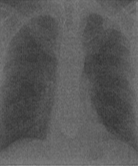
#> input picture Computer Vision/xray.PNG, 138 x 166 px, found by its file name
$ python pre_processings.py
#> lines starting #> are read from the running program, lines starting #| are printed output that depends on the picture
# -*- coding: utf-8 -*-
"""
Created on Tue Oct 27 12:45:23 2020

@author: emnas
"""
import cv2 as cv
import matplotlib.pyplot as plt
import numpy as np
im1=cv.imread('xray.png',0)
#> im1 is the input picture: shape (166, 138); min 51, max 138, mean 88.8
q=8;
l=cv.imread('xray.png',0)
mp=(2**q)-1
a= l.min()
#> a = 51
b=l.max()
#> b = 138
R=b-a
#> R = 87
print(l.min(),l.max())
#| 51 138
plt.hist(l,bins=100)
plt.show()
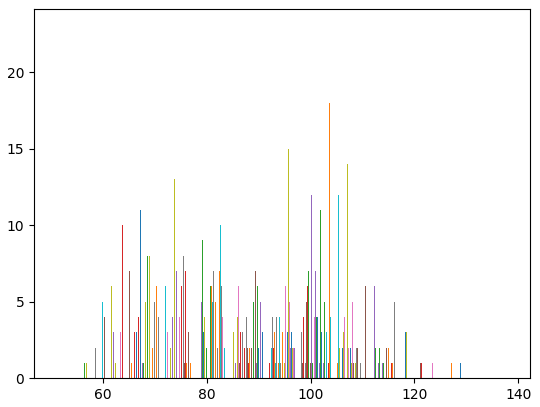
#> figure drawn by matplotlib, 1 panel; tallest bar 12 high, from x = 106.8 to 106.8; tallest bar 11 high, from x = 110.3 to 110.3; tallest bar 10 high, from x = 90.25 to 90.25
plt.close()
for x in range(0,l.shape[0]):
    for y in range(0,l.shape[1]):
        l[x,y]=((l[x,y]-a)/R)*mp
        l[x,y]=np.round(l[x,y])
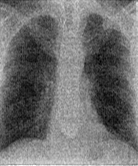
#> l: shape (166, 138); min 0, max 255, mean 110.4

plt.hist(l,bins=100)
#> (the run stopped early here; a loop or call above may not have finished)
